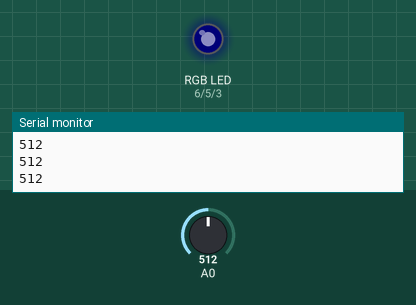
A sketch run on a simulated Arduino Uno, built with avr-gcc and run on an emulated ATmega328P. On the bench: an RGB LED mixed from three pins (HIGH = lit), the last lines printed to the serial monitor. The inputs (shaded band) are chosen by the test bench; at power-on: A0 = 512. Dim RGB values are drawn brighter than linear.

Above: at 1.2 s.
1.3 s: A0 set to 716
At 2.5 s:
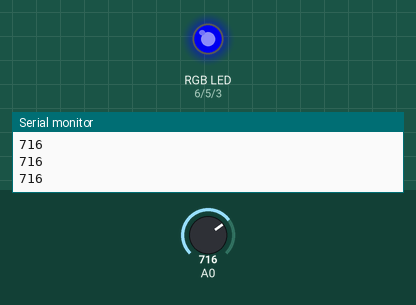
2.8 s: A0 set to 776
At 3.8 s:
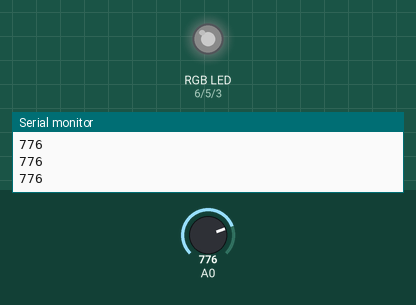
4.3 s: A0 set to 900
At 4.9 s:
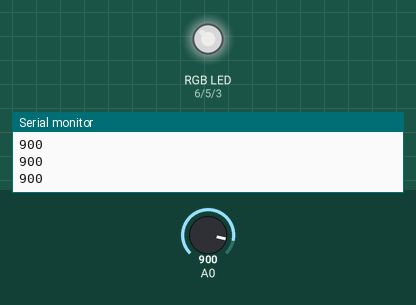
5.8 s: A0 set to 501
At 6.1 s:
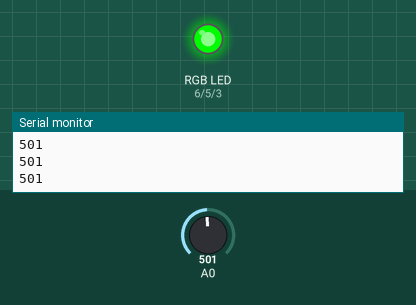
7.3 s: A0 set to 306
At 8.4 s:
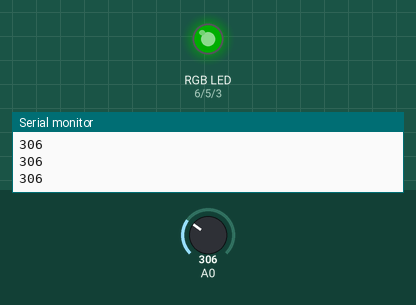
8.8 s: A0 set to 246
At 9.6 s:
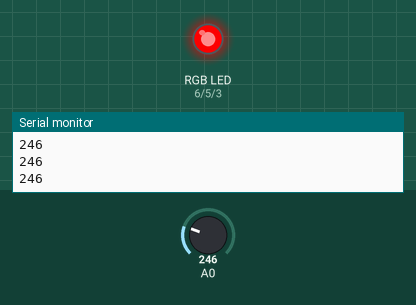
Timing chart, 0 to 11.3 s (numbered marks = the images above; inputs shaded):
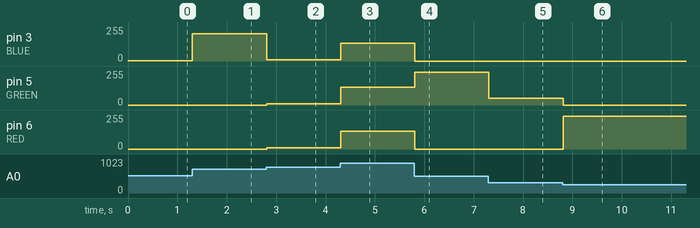

The sketch:

assign_2.ino
```cpp
#define BLUE 3
#define GREEN 5
#define RED 6

// the setup routine runs once when you press reset:
void setup() {
  // initialize serial communication at 9600 bits per second:
  Serial.begin(9600);
  pinMode(RED, OUTPUT);
  pinMode(GREEN, OUTPUT);
  pinMode(BLUE, OUTPUT);
}

// the loop routine runs over and over again forever:
void loop() {
  // read the input on analog pin 0:
  int sensorValue = analogRead(A0);
  // print out the value you read:
  Serial.println(sensorValue);

  if (sensorValue >=0 && sensorValue <256) {
    RGB_color(sensorValue%255, 0, 0);
  }
  else if (sensorValue >=256 && sensorValue <511) {
    RGB_color(0, sensorValue%255, 0);
  }
  else if (sensorValue >=511 && sensorValue <766) {
    RGB_color(0, 0,sensorValue%255);
  }
  else {
    RGB_color(sensorValue%255,sensorValue%255, sensorValue%255);
  }

  //delay(1000);        // delay in between reads for stability
}


void RGB_color(int red_light_value, int green_light_value, int blue_light_value)
 {
  analogWrite(RED, red_light_value);
  analogWrite(GREEN, green_light_value);
  analogWrite(BLUE, blue_light_value);
}
```

Measured:
- after the input at 1.3 s, pin 3 (BLUE): 2/255 → 206/255 at once
- after the input at 2.8 s, pin 3 (BLUE): 206/255 → 11/255 at once; pin 5 (GREEN), pin 6 (RED): 0/255 → 11/255 at once
- after the input at 4.3 s, pin 3 (BLUE), pin 5 (GREEN), pin 6 (RED): 11/255 → 135/255 at once
- after the input at 5.8 s, pin 3 (BLUE), pin 6 (RED): 135/255 → 0/255 at once; pin 5 (GREEN): 135/255 → 246/255 at once
- after the input at 7.3 s, pin 5 (GREEN): 246/255 → 51/255 at once
- after the input at 8.8 s, pin 5 (GREEN): 51/255 → 0/255 at once; pin 6 (RED): 0/255 → 246/255 at once
